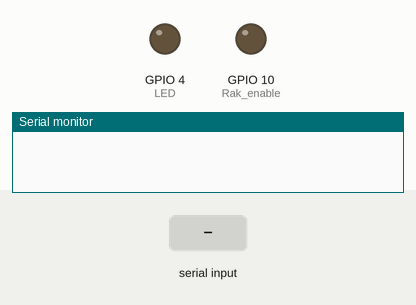
Simulated run of this sketch. Board: ESP32-C3. On the bench: output pins drawn as LEDs (lit = HIGH), the last lines printed to the serial monitor. The test bench sets the inputs (shaded band). The modem accepts every AT command (registered, SIM ready, sends succeed) and sends nothing else.

Above: at 0.0 s.
At 8.2 s:
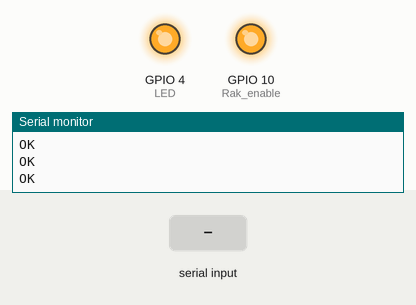
At 11.3 s:
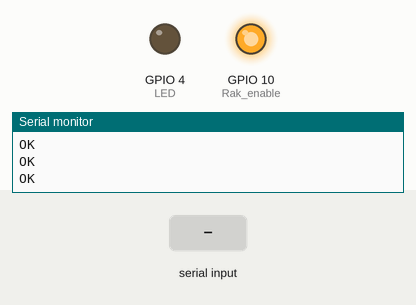
11.4 s: "90,45\n" received over the second serial link
18.4 s: "30,150\n" received over the second serial link
23.9 s: "5\n" received over the second serial link
Timing chart, 0 to 26.9 s (numbered marks = the images above; inputs shaded):
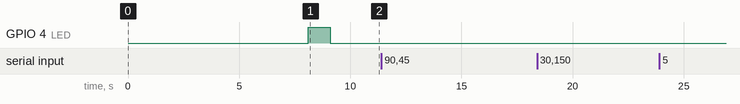

The sketch:

RF210_coffrefort_generic.ino
```cpp
// ESP32 C3 SERIAL1 (second UART)
HardwareSerial mySerial1(1);

int rxPin = 20;
int txPin = 21;

String devAddr = ""; //INSERT VALUES
String nwkkey = ""; //INSERT VALUES
String appskey = ""; //INSERT VALUES

#include <SoftwareSerial.h>
SoftwareSerial myserial(1, 0);


void setup()
{
  Serial.begin(115200);
  delay(1000);
 Serial.println("ABP test");

  pinMode(txPin, OUTPUT);
  pinMode(rxPin, INPUT);

  pinMode(10, OUTPUT); //Rak enable
  pinMode(4, OUTPUT); // LED

    // initialize serial communication at 9600 bits per second:
  Serial.begin(9600);
  myserial.begin(9600);

   Serial.println("SerialOK");

    digitalWrite(10, HIGH); // Switch on RAK
    delay(3000);
  mySerial1.begin(115200, SERIAL_8N1, rxPin, txPin);
  delay(1000);

   Serial.println("Setup at command");

  mySerial1.println("AT+NWM=1"); // Set LoRaWan mode
  delay(300);
   mySerial1.println("AT+NJM=0"); // Set ABP
  delay(300);
  mySerial1.println("AT+BAND=4");// Set EU868 frequency band
  delay(300);
  Serial.println("AT+DR=5 // Set EU868 frequency band");// Set EU868 frequency band
  delay(300);
   mySerial1.printf("AT+DEVADDR=");
  mySerial1.println(devAddr);
  delay(300);
  mySerial1.printf("AT+NWKSKEY=");
  mySerial1.println(nwkkey);
  delay(300);
  mySerial1.printf("AT+APPSKEY=");
  mySerial1.println(appskey);
  delay(300);
   if (mySerial1.available())
  { // If anything comes in Serial1 (pins 4 & 5)
    while (mySerial1.available())
      Serial.write(mySerial1.read()); // read it and send it out Serial (USB)
  }

  delay(1000);
    digitalWrite(4, HIGH);   // turn the LED on (HIGH is the voltage level)
  delay(1000);                       // wait for a second
  digitalWrite(4, LOW);    // turn the LED off by making the voltage LOW
  delay(1000);
}

void loop()
{

if ((myserial.available())){
  int code = 100*myserial.read();
 // int code = code_char.toInt();
  delay(200);
unsigned char mydata[4];
mydata[0] = 0x1; // CH1
mydata[1] = 0x3; // Temp
mydata[2] = code >> 8;
mydata[3] = code & 0xFF;

char str[32] = "";
array_to_string(mydata, 4, str);

mySerial1.printf("AT+SEND=3:");
mySerial1.println(str);
   delay(5300);
  if (mySerial1.available())
  { // If anything comes in Serial1 (pins 4 & 5)
    while (mySerial1.available())
      Serial.write(mySerial1.read()); // read it and send it out Serial (USB)
  }
  Serial.println("AT set complete with downlink");
  Serial.println("Uplink");
  }
}


void array_to_string(byte array[], unsigned int len, char buffer[])
{
    for (unsigned int i = 0; i < len; i++)
    {
        byte nib1 = (array[i] >> 4) & 0x0F;
        byte nib2 = (array[i] >> 0) & 0x0F;
        buffer[i*2+0] = nib1  < 0xA ? '0' + nib1  : 'A' + nib1  - 0xA;
        buffer[i*2+1] = nib2  < 0xA ? '0' + nib2  : 'A' + nib2  - 0xA;
    }
    buffer[len*2] = '\0';
}

// Return temperature level in degree
 float measure_temp(){

flush_serial_AT();// flush AT Serial reading buffer

mySerial1.println("ATC+TEMP=?"); // Request bat value
 String temperature;
 delay(300);

 if(mySerial1.available()){
        temperature = mySerial1.readStringUntil('\n');
        Serial.print("Temperature:");
        Serial.println(temperature);
 }

return temperature.toFloat();
 }

void flush_serial_AT(){

   if (mySerial1.available())
  { // If anything comes in Serial1 (pins 4 & 5)
    while (mySerial1.available())
      Serial.write(mySerial1.read()); // read it and send it out Serial (USB)
  }
  delay(100);
}
```
